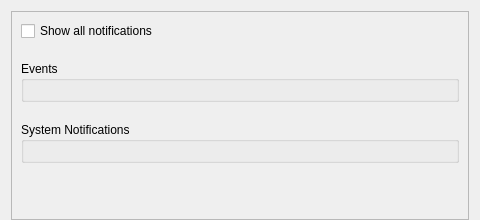
<?xml version="1.0" encoding="UTF-8"?>
<ui version="4.0">
 <class>PopupSettingsWidget</class>
 <widget class="QWidget" name="PopupSettingsWidget">
  <property name="geometry">
   <rect>
    <x>0</x>
    <y>0</y>
    <width>480</width>
    <height>220</height>
   </rect>
  </property>
  <property name="windowTitle">
   <string/>
  </property>
  <layout class="QVBoxLayout" name="verticalLayout">
   <property name="bottomMargin">
    <number>0</number>
   </property>
   <item>
    <widget class="QScrollArea" name="scrollArea">
     <property name="horizontalScrollBarPolicy">
      <enum>Qt::ScrollBarAlwaysOff</enum>
     </property>
     <property name="widgetResizable">
      <bool>true</bool>
     </property>
     <property name="alignment">
      <set>Qt::AlignLeading|Qt::AlignLeft|Qt::AlignTop</set>
     </property>
     <widget class="QWidget" name="scrollAreaWidgetContents">
      <property name="geometry">
       <rect>
        <x>0</x>
        <y>0</y>
        <width>460</width>
        <height>139</height>
       </rect>
      </property>
      <property name="sizePolicy">
       <sizepolicy hsizetype="Preferred" vsizetype="Maximum">
        <horstretch>0</horstretch>
        <verstretch>0</verstretch>
       </sizepolicy>
      </property>
      <layout class="QVBoxLayout" name="verticalLayout_2">
       <property name="spacing">
        <number>20</number>
       </property>
       <item>
        <widget class="QCheckBox" name="showAllCheckBox">
         <property name="text">
          <string>Show all notifications</string>
         </property>
        </widget>
       </item>
       <item>
        <widget class="QGroupBox" name="businessEventsGroupBox">
         <property name="title">
          <string>Events</string>
         </property>
         <property name="flat">
          <bool>true</bool>
         </property>
         <layout class="QVBoxLayout" name="businessEventsLayout"/>
        </widget>
       </item>
       <item>
        <widget class="QGroupBox" name="systemHealthGroupBox">
         <property name="title">
          <string>System Notifications</string>
         </property>
         <property name="flat">
          <bool>true</bool>
         </property>
         <layout class="QVBoxLayout" name="systemHealthLayout"/>
        </widget>
       </item>
      </layout>
     </widget>
    </widget>
   </item>
  </layout>
 </widget>
 <resources/>
 <connections/>
</ui>
